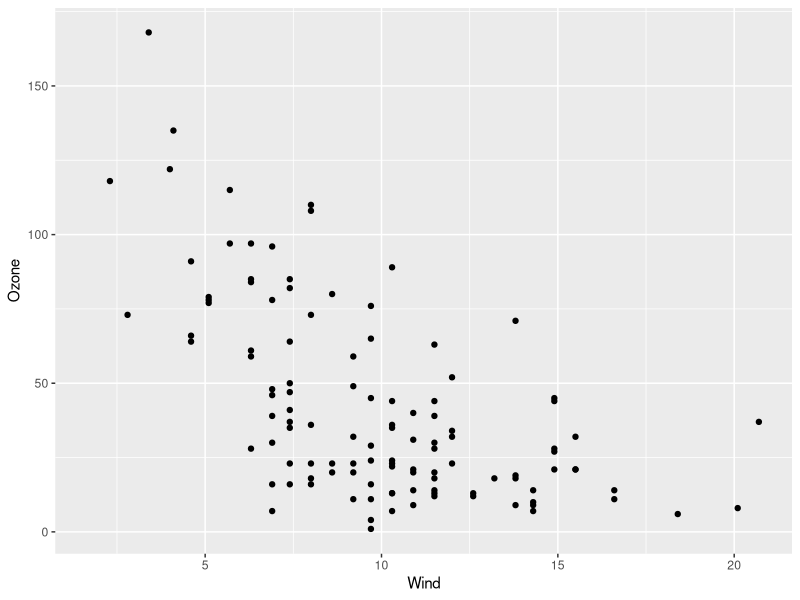
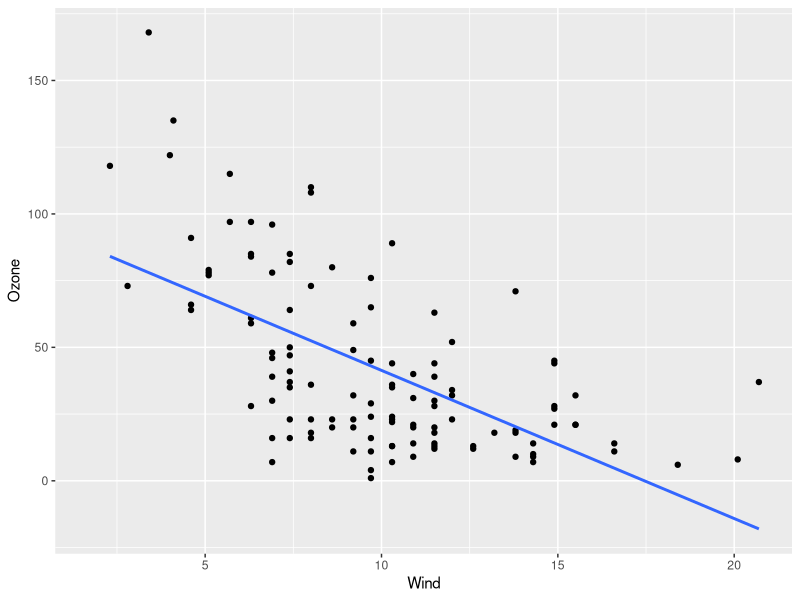
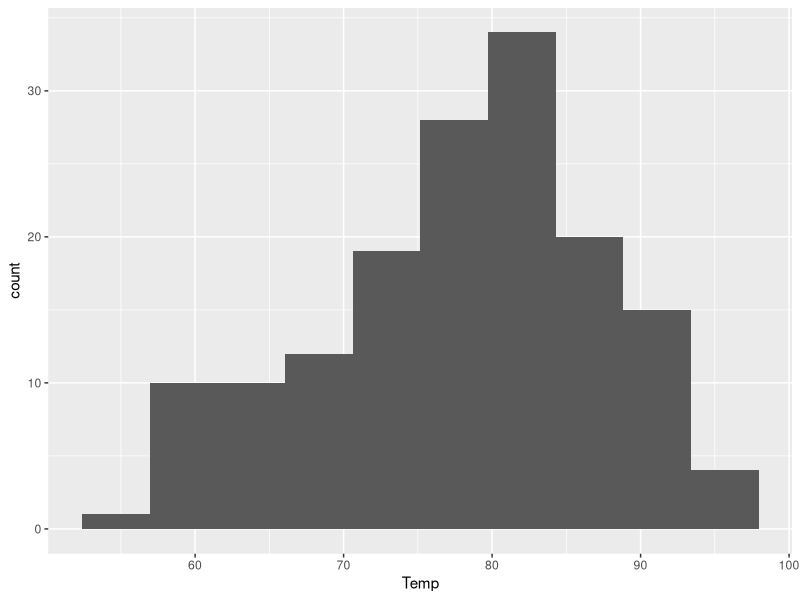
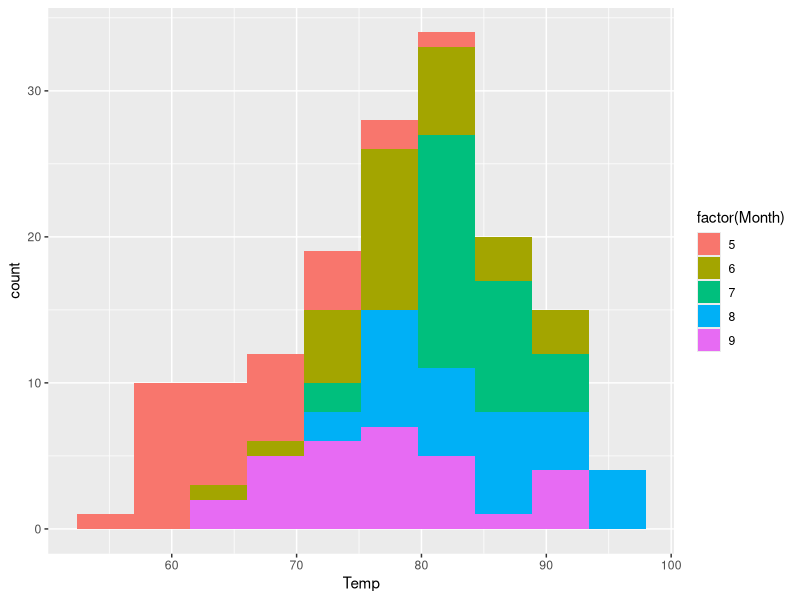
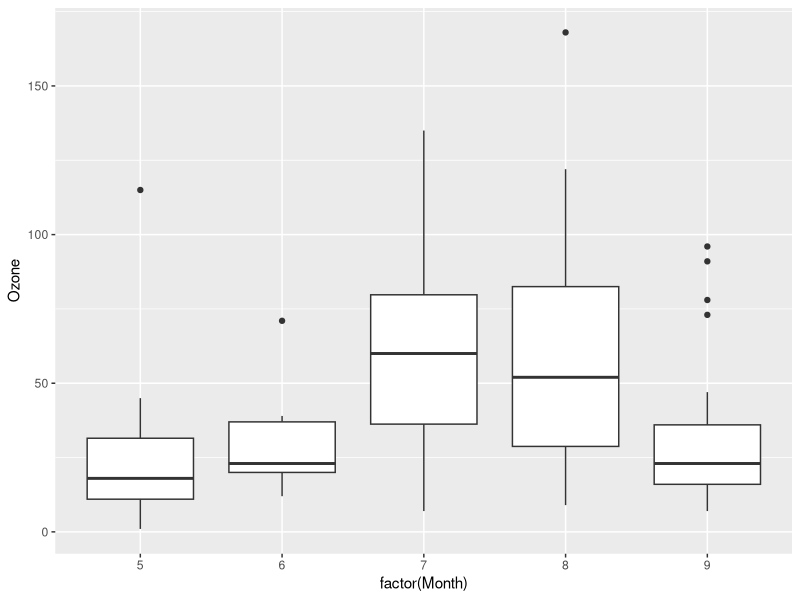
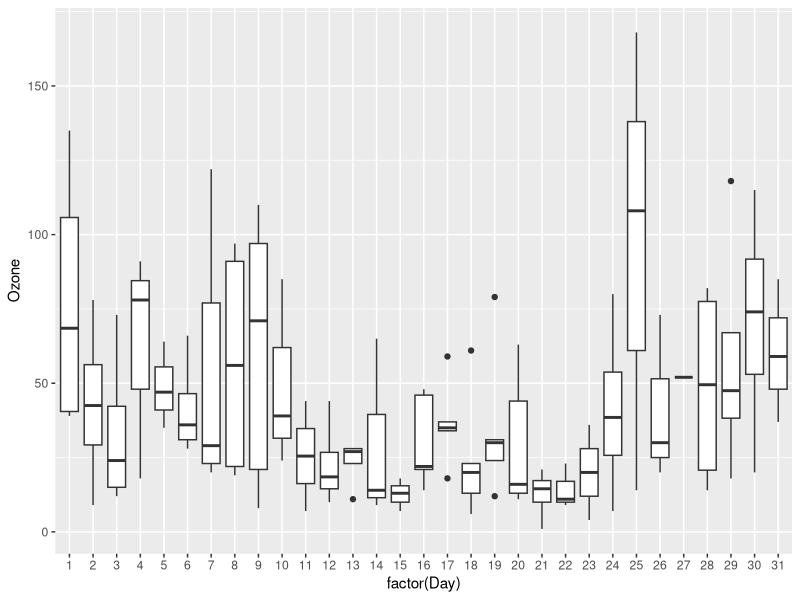
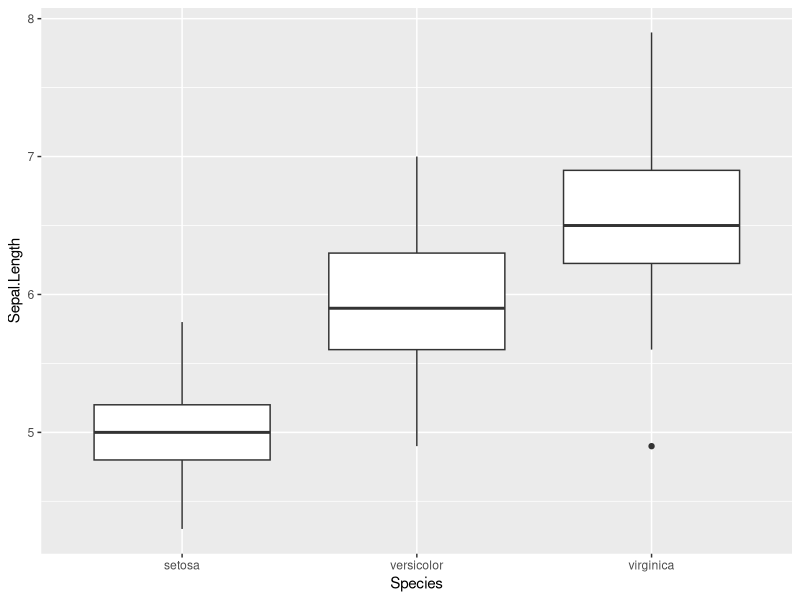
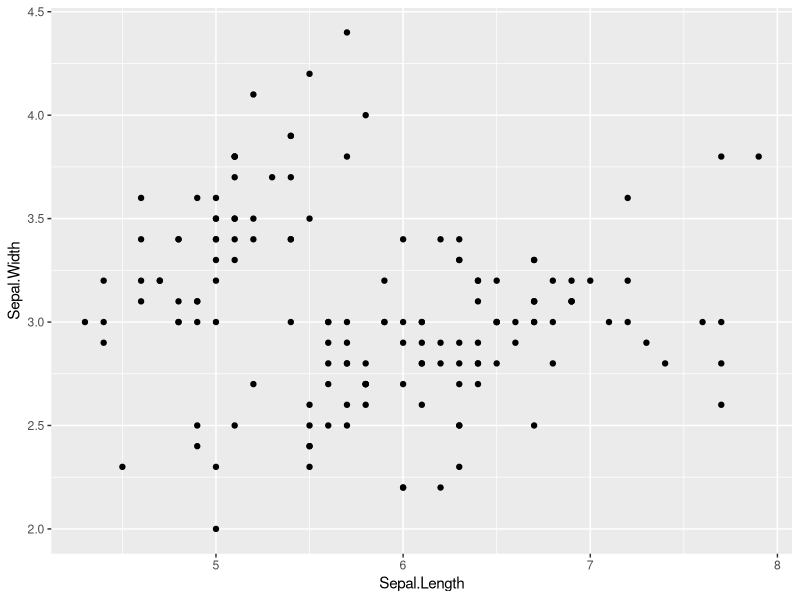

These charts were generated, in order, by the following R code:
#Load libraries
library(tidyverse)
library(magrittr)

#Load the data
data()
data("airquality")

#Inspect the data
head(airquality, 5)
nrow(airquality)
dim(airquality)
class(airquality)

#Summarize the data
airquality %>% summary()
airquality %>% drop_na() %>% summary()

#Exercise 1: replace_na()
airquality %>% replace_na(list(Ozone=0)) %>% summary()

#Convert to tibble
aqt <- as_tibble(airquality)
aqt
airquality$yea
aqt$yea

#dplyr::filter to filter data and dplyr::select to select variables
aqt %>% filter(Month == 6)
aqt %>% filter(Month == 6) %>% select(Ozone)
aqt %>% filter(Month == 6) %>% pull(Ozone)

#Exercise 2: Pull down a variable and look at the summary
aqt %>%
  pull(Ozone) %>%
  summary()

aqt %>% filter(Day == 1) %>%
  pull(Ozone) %>%
  summary()

#dplyr::mutate to create new variables
aqt %<>% mutate(TempC = (Temp - 32) * 5/9)
aqt

#Exercise 3: Create a new variable
aqt %<>% mutate(OzoneByWind = Ozone/Wind)
aqt

#dplyr::arrange to order a tibble by value
aqt %>% drop_na() %>% arrange(Ozone)
aqt %>% drop_na() %>% arrange(Ozone) %>% tail()

#Summarize data by groups
aqt %>% summarise(mean_temp = mean(Temp))
aqt %>%
  group_by(Month) %>%
  summarise(mean_temp = mean(Temp))

#Exercise 4: Get median Solar radiation (Solar.R) grouped by Month.
aqt %>% group_by(Month) %>%
  summarise(median_rad = median(Solar.R, na.rm = T))

#ggplot
aqt %>% ggplot(aes(x=Wind, y=Ozone)) +
  geom_point()
aqt %>% ggplot(aes(x=Wind, y=Ozone)) +
  geom_point() +
  stat_smooth(method = 'lm', se = F)

aqt %>% ggplot(aes(x=Temp)) +
  geom_histogram(bins = 10)
aqt %>% ggplot(aes(x=Temp, fill = factor(Month))) +
  geom_histogram(bins = 10)
aqt %>% ggplot(aes(x=factor(Month), y=Ozone)) +
  geom_boxplot()

#Exercise 5: How do Ozone distributions vary by day?
aqt %>% ggplot(aes(x=factor(Day), y=Ozone)) +
  geom_boxplot()

#Bonus: purrr
l <- list('one' = 1, 'two' = 2, 'three' = 3)
lroot <- list()
for(i in names(l)) {
  lroot[[i]] <- sqrt(l[[i]])
}
lroot
lroot1 <- l %>% map(sqrt)
lroot1
lroot[[2]]
lroot %>% pluck(2)

aqt %>% filter(Month == 9) %>%
  mutate(Feeling = ifelse(Temp < 70, 'Cool', 'Warm'))
aqt %>% filter(Month == 9) %>%
  mutate(Feeling = ifelse(Temp < 70, 'Cool', 'Warm')) %>%
  pluck(8)

#Broom
library(broom)
fit <- lm(Ozone ~ Wind, aqt)
fit %>% summary()
tidy(fit)
glance(fit)
augment(fit)

#bonus: new data
data("iris")
iris %<>% as_tibble()
iris
iris %>% pull(Species) %>% unique()
iris %>% group_by(Species) %>% summarise(mean_sepalL <- mean(Sepal.Length), mean_sepalW <- mean(Sepal.Width))
iris %>% ggplot(aes(x=Species, y=Sepal.Length)) + geom_boxplot()
iris %>% ggplot(aes(x=Sepal.Length, y=Sepal.Width)) + geom_point()
iris %>% ggplot(aes(x=Sepal.Length, y=Sepal.Width, color = Species)) + geom_point()
iris %>% ggplot(aes(x=Sepal.Length, y=Sepal.Width, color = Species)) + geom_point() + stat_smooth(method='lm', se = F)

